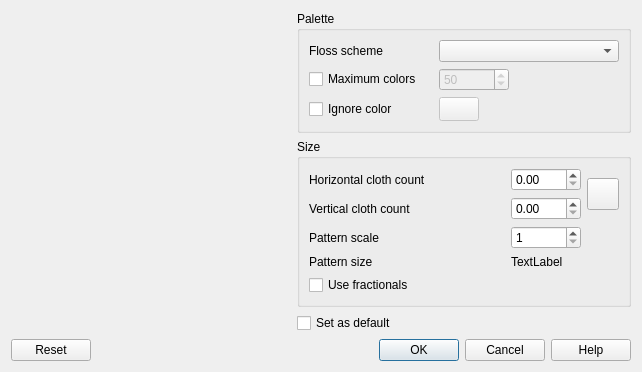
<?xml version="1.0" encoding="UTF-8"?>
<ui version="4.0">
 <class>ImportImage</class>
 <widget class="QWidget" name="ImportImage">
  <property name="geometry">
   <rect>
    <x>0</x>
    <y>0</y>
    <width>642</width>
    <height>338</height>
   </rect>
  </property>
  <property name="windowTitle">
   <string>Import Image</string>
  </property>
  <layout class="QGridLayout" name="gridLayout_3">
   <item row="0" column="0" rowspan="2">
    <widget class="QLabel" name="ImagePreview">
     <property name="sizePolicy">
      <sizepolicy hsizetype="Fixed" vsizetype="Fixed">
       <horstretch>0</horstretch>
       <verstretch>0</verstretch>
      </sizepolicy>
     </property>
     <property name="minimumSize">
      <size>
       <width>280</width>
       <height>280</height>
      </size>
     </property>
     <property name="text">
      <string/>
     </property>
     <property name="alignment">
      <set>Qt::AlignCenter</set>
     </property>
    </widget>
   </item>
   <item row="0" column="1" colspan="2">
    <widget class="QGroupBox" name="groupBox">
     <property name="title">
      <string>Palette</string>
     </property>
     <layout class="QGridLayout" name="gridLayout">
      <item row="0" column="0">
       <widget class="QLabel" name="label">
        <property name="text">
         <string>Floss scheme</string>
        </property>
       </widget>
      </item>
      <item row="0" column="1">
       <widget class="KComboBox" name="FlossScheme">
        <property name="minimumSize">
         <size>
          <width>180</width>
          <height>0</height>
         </size>
        </property>
        <property name="toolTip">
         <string extracomment="The floss scheme to use for import."/>
        </property>
       </widget>
      </item>
      <item row="1" column="0">
       <widget class="QCheckBox" name="UseMaximumColors">
        <property name="toolTip">
         <string extracomment="Use a maximum number of colors."/>
        </property>
        <property name="text">
         <string>Maximum colors</string>
        </property>
       </widget>
      </item>
      <item row="1" column="1">
       <widget class="QSpinBox" name="MaximumColors">
        <property name="enabled">
         <bool>false</bool>
        </property>
        <property name="sizePolicy">
         <sizepolicy hsizetype="Minimum" vsizetype="Fixed">
          <horstretch>0</horstretch>
          <verstretch>0</verstretch>
         </sizepolicy>
        </property>
        <property name="minimumSize">
         <size>
          <width>70</width>
          <height>0</height>
         </size>
        </property>
        <property name="maximumSize">
         <size>
          <width>70</width>
          <height>16777215</height>
         </size>
        </property>
        <property name="toolTip">
         <string extracomment="The maximum number of colors to use."/>
        </property>
        <property name="minimum">
         <number>1</number>
        </property>
        <property name="maximum">
         <number>250</number>
        </property>
        <property name="value">
         <number>50</number>
        </property>
       </widget>
      </item>
      <item row="2" column="0">
       <widget class="QCheckBox" name="IgnoreColor">
        <property name="toolTip">
         <string extracomment="Allow a color to be treated as transparent."/>
        </property>
        <property name="text">
         <string>Ignore color</string>
        </property>
       </widget>
      </item>
      <item row="2" column="1">
       <widget class="QPushButton" name="ColorButton">
        <property name="enabled">
         <bool>false</bool>
        </property>
        <property name="sizePolicy">
         <sizepolicy hsizetype="Fixed" vsizetype="Fixed">
          <horstretch>0</horstretch>
          <verstretch>0</verstretch>
         </sizepolicy>
        </property>
        <property name="minimumSize">
         <size>
          <width>24</width>
          <height>24</height>
         </size>
        </property>
        <property name="baseSize">
         <size>
          <width>24</width>
          <height>24</height>
         </size>
        </property>
        <property name="toolTip">
         <string extracomment="Allow selection of the color to be treated as transparent."/>
        </property>
        <property name="text">
         <string/>
        </property>
        <property name="iconSize">
         <size>
          <width>22</width>
          <height>22</height>
         </size>
        </property>
       </widget>
      </item>
     </layout>
    </widget>
   </item>
   <item row="2" column="1">
    <widget class="QCheckBox" name="SetAsDefault">
     <property name="text">
      <string>Set as default</string>
     </property>
    </widget>
   </item>
   <item row="2" column="2">
    <spacer name="verticalSpacer">
     <property name="orientation">
      <enum>Qt::Vertical</enum>
     </property>
     <property name="sizeHint" stdset="0">
      <size>
       <width>20</width>
       <height>5</height>
      </size>
     </property>
    </spacer>
   </item>
   <item row="1" column="1" colspan="2">
    <widget class="QGroupBox" name="groupBox_2">
     <property name="title">
      <string>Size</string>
     </property>
     <layout class="QGridLayout" name="gridLayout_2">
      <item row="0" column="0">
       <widget class="QLabel" name="label_2">
        <property name="text">
         <string>Horizontal cloth count</string>
        </property>
       </widget>
      </item>
      <item row="0" column="1">
       <widget class="QDoubleSpinBox" name="HorizontalClothCount">
        <property name="sizePolicy">
         <sizepolicy hsizetype="Preferred" vsizetype="Fixed">
          <horstretch>0</horstretch>
          <verstretch>0</verstretch>
         </sizepolicy>
        </property>
        <property name="minimumSize">
         <size>
          <width>70</width>
          <height>0</height>
         </size>
        </property>
        <property name="maximumSize">
         <size>
          <width>70</width>
          <height>16777215</height>
         </size>
        </property>
       </widget>
      </item>
      <item row="0" column="2" rowspan="2">
       <widget class="QPushButton" name="ClothCountLink">
        <property name="sizePolicy">
         <sizepolicy hsizetype="Fixed" vsizetype="Fixed">
          <horstretch>0</horstretch>
          <verstretch>0</verstretch>
         </sizepolicy>
        </property>
        <property name="minimumSize">
         <size>
          <width>32</width>
          <height>32</height>
         </size>
        </property>
        <property name="maximumSize">
         <size>
          <width>32</width>
          <height>32</height>
         </size>
        </property>
        <property name="toolTip">
         <string extracomment="Link the horizontal and vertical cloth count."/>
        </property>
        <property name="iconSize">
         <size>
          <width>32</width>
          <height>32</height>
         </size>
        </property>
        <property name="checkable">
         <bool>true</bool>
        </property>
       </widget>
      </item>
      <item row="1" column="0">
       <widget class="QLabel" name="label_3">
        <property name="text">
         <string>Vertical cloth count</string>
        </property>
       </widget>
      </item>
      <item row="1" column="1">
       <widget class="QDoubleSpinBox" name="VerticalClothCount">
        <property name="sizePolicy">
         <sizepolicy hsizetype="MinimumExpanding" vsizetype="Fixed">
          <horstretch>0</horstretch>
          <verstretch>0</verstretch>
         </sizepolicy>
        </property>
        <property name="minimumSize">
         <size>
          <width>70</width>
          <height>0</height>
         </size>
        </property>
        <property name="maximumSize">
         <size>
          <width>70</width>
          <height>16777215</height>
         </size>
        </property>
       </widget>
      </item>
      <item row="2" column="0">
       <widget class="QLabel" name="label_6">
        <property name="text">
         <string>Pattern scale</string>
        </property>
       </widget>
      </item>
      <item row="2" column="1">
       <widget class="QSpinBox" name="PatternScale">
        <property name="minimumSize">
         <size>
          <width>70</width>
          <height>0</height>
         </size>
        </property>
        <property name="maximumSize">
         <size>
          <width>70</width>
          <height>16777215</height>
         </size>
        </property>
        <property name="minimum">
         <number>1</number>
        </property>
        <property name="maximum">
         <number>200</number>
        </property>
       </widget>
      </item>
      <item row="3" column="0">
       <widget class="QLabel" name="label_4">
        <property name="text">
         <string>Pattern size</string>
        </property>
       </widget>
      </item>
      <item row="4" column="0">
       <widget class="QCheckBox" name="UseFractionals">
        <property name="toolTip">
         <string extracomment="Use fractional quarter stitches instead of full stitches."/>
        </property>
        <property name="text">
         <string>Use fractionals</string>
        </property>
       </widget>
      </item>
      <item row="3" column="1">
       <widget class="QLabel" name="FinalSize">
        <property name="text">
         <string notr="true">TextLabel</string>
        </property>
       </widget>
      </item>
     </layout>
    </widget>
   </item>
   <item row="3" column="0" colspan="3">
    <widget class="QDialogButtonBox" name="DialogButtonBox">
     <property name="standardButtons">
      <set>QDialogButtonBox::Cancel|QDialogButtonBox::Help|QDialogButtonBox::Ok|QDialogButtonBox::Reset</set>
     </property>
    </widget>
   </item>
  </layout>
 </widget>
 <customwidgets>
  <customwidget>
   <class>KComboBox</class>
   <extends>QComboBox</extends>
   <header>kcombobox.h</header>
  </customwidget>
 </customwidgets>
 <resources/>
 <connections>
  <connection>
   <sender>UseMaximumColors</sender>
   <signal>toggled(bool)</signal>
   <receiver>MaximumColors</receiver>
   <slot>setEnabled(bool)</slot>
   <hints>
    <hint type="sourcelabel">
     <x>350</x>
     <y>69</y>
    </hint>
    <hint type="destinationlabel">
     <x>465</x>
     <y>69</y>
    </hint>
   </hints>
  </connection>
  <connection>
   <sender>IgnoreColor</sender>
   <signal>toggled(bool)</signal>
   <receiver>ColorButton</receiver>
   <slot>setEnabled(bool)</slot>
   <hints>
    <hint type="sourcelabel">
     <x>324</x>
     <y>97</y>
    </hint>
    <hint type="destinationlabel">
     <x>463</x>
     <y>103</y>
    </hint>
   </hints>
  </connection>
 </connections>
</ui>
